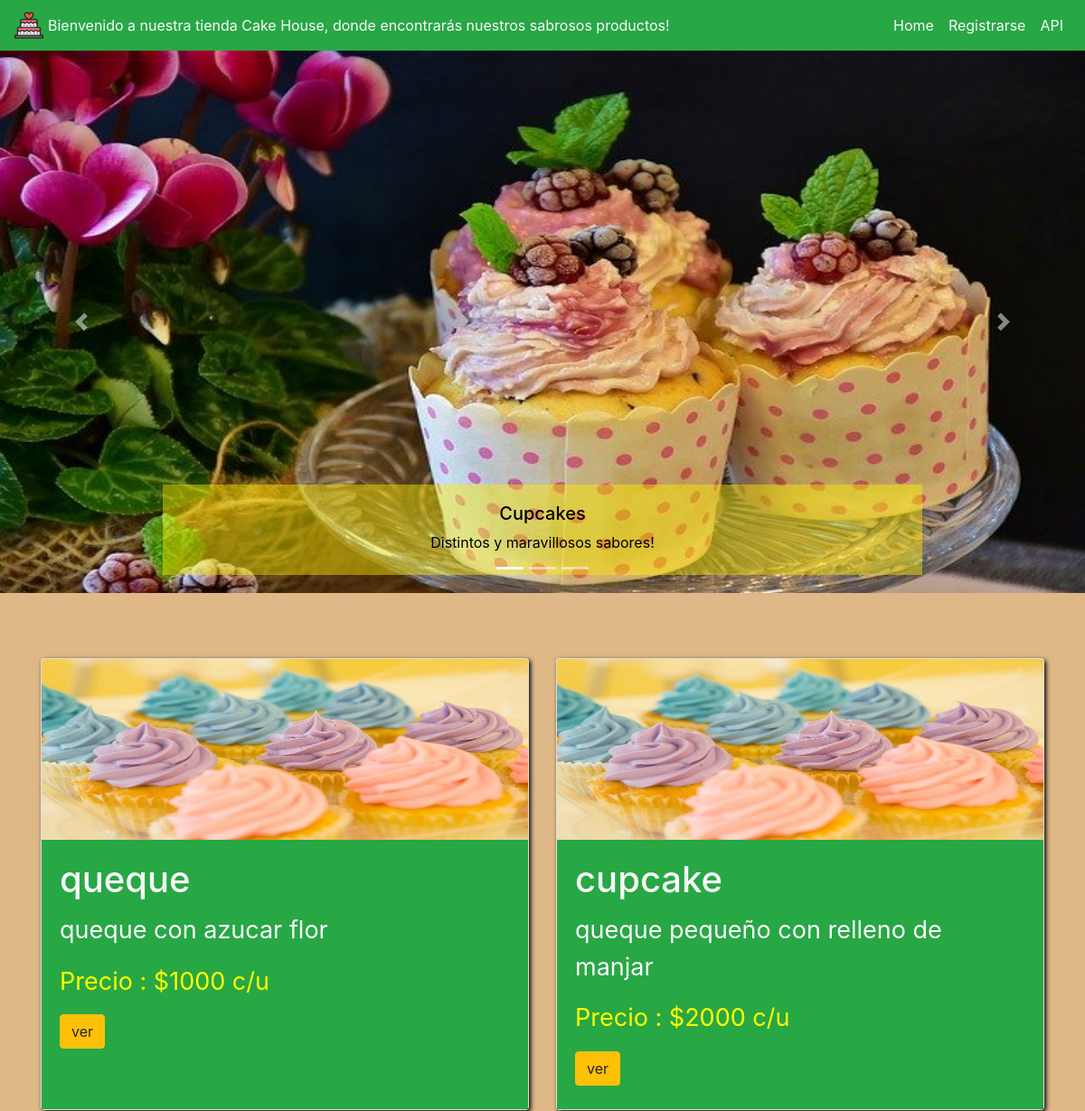
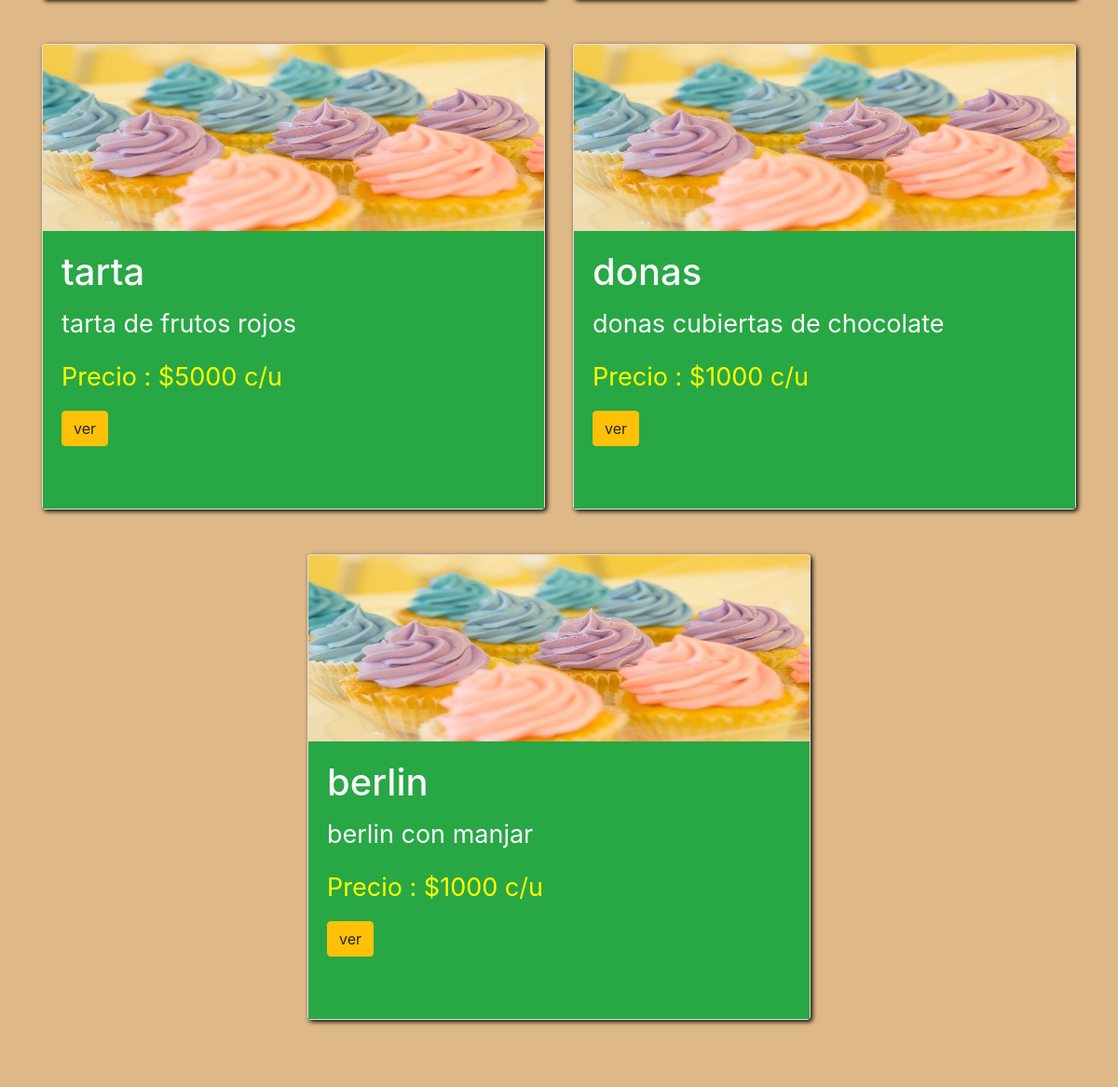
/cakehouse/, run on the app's committed database (2 pictures, top to bottom).
### cakehouse/models.py (models this page shows, shortened)
class Producto(models.Model):
    nombre = models.CharField(max_length=100, default='')
    descripcion = models.CharField(max_length=100, default='')
    precio = models.IntegerField(default=0)
    stock = models.BooleanField(default=False)
    fecha = models.DateField('fecha de creacion')

### cakehouse/views.py (the view)
# urls.py: path('', views.index, name='index'),
def index(request):
    listado_productos = Producto.objects.all()
    carrito = {'listado_productos':listado_productos}
    return render(request,'cakehouse/index.html',carrito)

### cakehouse/templates/cakehouse/index.html (shortened to what this page needs)
{%load static%}
<link rel="stylesheet" type="text/css" href="{% static 'cakehouse/estilos/bootstrap.min.css' %}">
<link rel="stylesheet" type="text/css" href="{% static 'cakehouse/estilos/funciones.css' %}">
<body>
    <nav class="navbar navbar-expand-lg navbar-light bg-success">
      <img src="{% static 'cakehouse/imagenes/cake.png' %}" alt="" />
      <div class="collapse navbar-collapse" id="navbarSupportedContent">
        <p class="text-light" style="margin: 5px">
          Bienvenido a nuestra tienda Cake House, donde encontrarás nuestros
          sabrosos productos!<span class="sr-only">(current)</span>
        </p>
        <ul class="navbar-nav ml-auto">
          <li class="nav-item active">
            <a class="nav-link text-light" href="{%url 'cakehouse:index'%}"
              >Home<span class="sr-only">(current)</span></a
            >
          </li>
          <li class="nav-item">
            <a class="nav-link text-light" href="#">Registrarse</a>
          </li>
          <li class="nav-item">
            <a class="nav-link text-light" href="http://127.0.0.1:8000/api-auth/login/">API</a>
          </li>
        </ul>
      </div>
    </nav>
    <header>
        <div
          id="carouselExampleCaptions"
          class="carousel slide"
          data-ride="carousel"
        >
          <ol class="carousel-indicators">
            <li
              data-target="#carouselExampleCaptions"
              data-slide-to="0"
              class="active"
            ></li>
            <li data-target="#carouselExampleCaptions" data-slide-to="1"></li>
            <li data-target="#carouselExampleCaptions" data-slide-to="2"></li>
          </ol>
          <div class="carousel-inner">
            <div class="carousel-item active">
              <img
                id="imagenes"
                src="{% static 'cakehouse/imagenes/carrusel1.jpg' %}"
                class="d-block w-100"
                alt="..."
              />
              <div
                class="
                  carousel-caption
                  d-none d-md-block
                  text-light
                  texto_carrusel
                "
              >
                <h5 class="txt_carrusel">Cupcakes</h5>
                <p class="txt_carrusel">Distintos y maravillosos sabores!</p>
              </div>
            </div>
          </div>
          <a
            class="carousel-control-prev"
            href="#carouselExampleCaptions"
            role="button"
            data-slide="prev"
          >
            <span class="carousel-control-prev-icon" aria-hidden="true"></span>
          </a>
          <a
            class="carousel-control-next"
            href="#carouselExampleCaptions"
            role="button"
            data-slide="next"
          >
            <span class="carousel-control-next-icon" aria-hidden="true"></span>
          </a>
        </div>
    </header>
{% if listado_productos %}
    <main id="contenedor_card">
        <div class="container">
            <div class="row justify-content-md-center pt-5 pb-5">
            {% for p in listado_productos %}
                <div class="col-sm-6 col-md-6 pt-4 pb-4">
                <div class="card cen">
                    <img
                    id="img_card"
                    src="img/cupcakes.jpg"
                    class="card-img-top"
                    alt="..."
                    />
                    <div class="card-body bg-success text-light cuerpo_card">
                    <h5 class="card-title titulo">{{p.nombre}}</h5>
                    <p id="parrafo" class="card-text">
                        {{p.descripcion}}
                    </p>
                    <p class="card-text precio">Precio : ${{p.precio}} c/u</p>
                    <form action="{%url 'cakehouse:ver_productos'%}" method="POST">
                        <button class="btn btn-warning" type="submit">ver</button>
                    </form>
                    </div>
                </div>
                </div>
            {% endfor %}
        </div>
    </main>
{%else%}
<p>poto</p>
{%endif%}
</body>

### cakehouse/static/cakehouse/estilos/funciones.css (style rules this page uses)
#imagenes { width:auto ; height: 600px; }
.card { box-shadow: 2px 2px 5px black; height: 500px; }
#img_card { height: 200px; }
#contenedor_card { background: burlywood; }
.texto_carrusel { height: 100px; background: rgba(255, 238, 0, 0.445); color: black; }
.txt_carrusel { color: black; }
.cuerpo_card { overflow: auto; }
.titulo { font-size: 40px; }
#parrafo { font-size: 27px; }
.precio { font-size: 27px; color: yellow; }

### data on the page
Producto: nombre "queque", descripcion "queque con azucar flor", precio "1000"
Producto: nombre "cupcake", descripcion "queque pequeño con relleno de manjar", precio "2000"
Producto: nombre "tarta", descripcion "tarta de frutos rojos", precio "5000"
Producto: nombre "donas", descripcion "donas cubiertas de chocolate", precio "1000"
Producto: nombre "berlin", descripcion "berlin con manjar", precio "1000"
